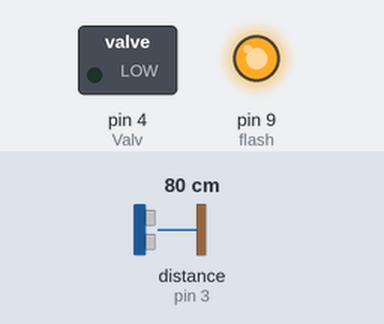
Simulated run of this sketch. Board: Arduino Uno, built with avr-gcc and run on an emulated ATmega328P. On the bench: switched loads named in the sketch (green lamp = pin HIGH), output pins drawn as LEDs (lit = HIGH). Dashed ring = blinking. Inputs (shaded band) come from the test bench; at power-on: distance to the obstacle (sensor on pin 3) 80 cm.

Above: at 1.7 s.
1.8 s: distance to the obstacle (sensor on pin 3) set to 12 cm
3.6 s: distance to the obstacle (sensor on pin 3) set to 9 cm
At 4.32 s:
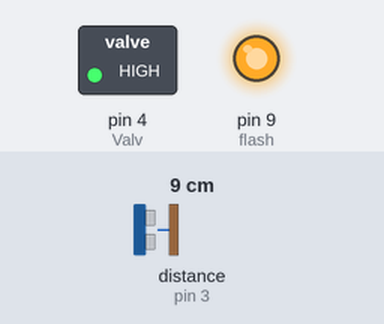
6.8 s: distance to the obstacle (sensor on pin 3) set to 18 cm
At 7.9 s:
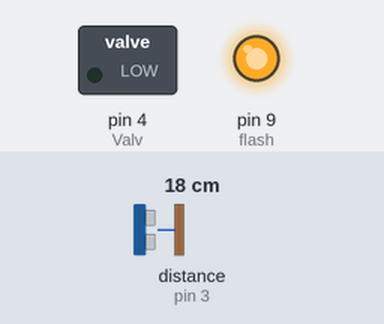
8.3 s: distance to the obstacle (sensor on pin 3) set to 2 cm
At 8.86 s:
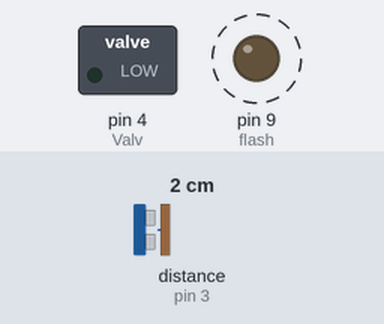
Timing chart, 0 to 12.5 s (numbered marks = the images above; inputs shaded):
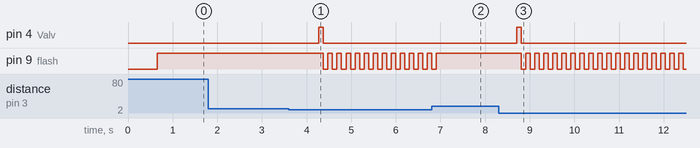

Measured:
- the behaviour switches between 11 and 10 cm on distance to the obstacle (sensor on pin 3) (found by bisection; images 0 and 1)
- after the input at 1.8 s, every drawn part: stays the same
- after the input at 3.6 s, pin 4 (Valv): LOW → HIGH after 0.68 s, → LOW 0.10 s later; pin 9 (flash): alternates HIGH for 0.10 s and LOW for 0.10 s, starting after 0.78 s
- after the input at 6.8 s, pin 9 (flash): goes on until 6.9 s, then stays HIGH
- after the input at 8.3 s, pin 4 (Valv): LOW → HIGH after 0.41 s, → LOW 0.10 s later; pin 9 (flash): alternates HIGH for 0.10 s and LOW for 0.10 s, starting after 0.51 s

The sketch:

Disp.ino
```cpp
#include <EEPROM.h>
#include <HCSR04.h>


UltraSonicDistanceSensor distanceSensor(2, 3);  // Initialize sensor that uses digital pins 13 and 12.
int dis;
long starttime = 0, Duar;
byte stat = false;
int HandIn();
#define Valv 4
#define flash 9
int fls=0;
int spray=200, xx = 0;
void setup ()
{
//    Serial.begin(9600);
//    Serial.println("Strated....");
    pinMode(Valv,OUTPUT);
    pinMode(flash,OUTPUT);
    stat = false;
    digitalWrite(Valv,LOW);
    Duar = 0;
    delay(500);
    dis = distanceSensor.measureDistanceCm();
    delay(50);
    if ((dis > 0) && (dis <= 10))
    {
        for (size_t i = 0; i < 50; i++)
        {
            digitalWrite(flash,digitalRead(flash) ^ 1);
            delay(50);
        }
        while ((distanceSensor.measureDistanceCm() <= 10) && (distanceSensor.measureDistanceCm() > 0))
        {
           digitalWrite(flash,HIGH);
           delay(500);
           digitalWrite(flash,LOW);
           delay(300);
           xx +=50;
           if (xx > 600)
           {
            xx = 300;
            break;
           }
//      Serial.println(xx);
        }
        xx -=50;
//        Serial.println(xx);
        EEPROM.put(1,xx);
        for (size_t i = 0; i < 50; i++)
        {
            digitalWrite(flash,digitalRead(flash) ^ 1);
            delay(20);
        }
    }
    EEPROM.get(1,spray);
//    Serial.print("Spray Amount : ");
//    Serial.println(spray);

}

void loop ()
{
    dis = distanceSensor.measureDistanceCm();
    delay(100);
    if ((dis > 0) && (dis <= 10)){
            if (stat == false){
                digitalWrite(Valv,HIGH);
                // Serial.println("valve on...");
                stat = true;
                starttime = millis();
            }
            else if (stat) {
            Duar = (millis() - starttime);
            if (Duar > spray) {
                digitalWrite(Valv,LOW);
                Duar=0;
                //delay(500);
            }
            digitalWrite(flash,digitalRead(flash) ^ 1);
        }
    }
    else if ((dis < 0) or (dis > 10)) {
        digitalWrite(Valv,LOW);
        digitalWrite(flash,HIGH);
        delay(500);
        stat = false;
        Duar=0;
    }
}
```
